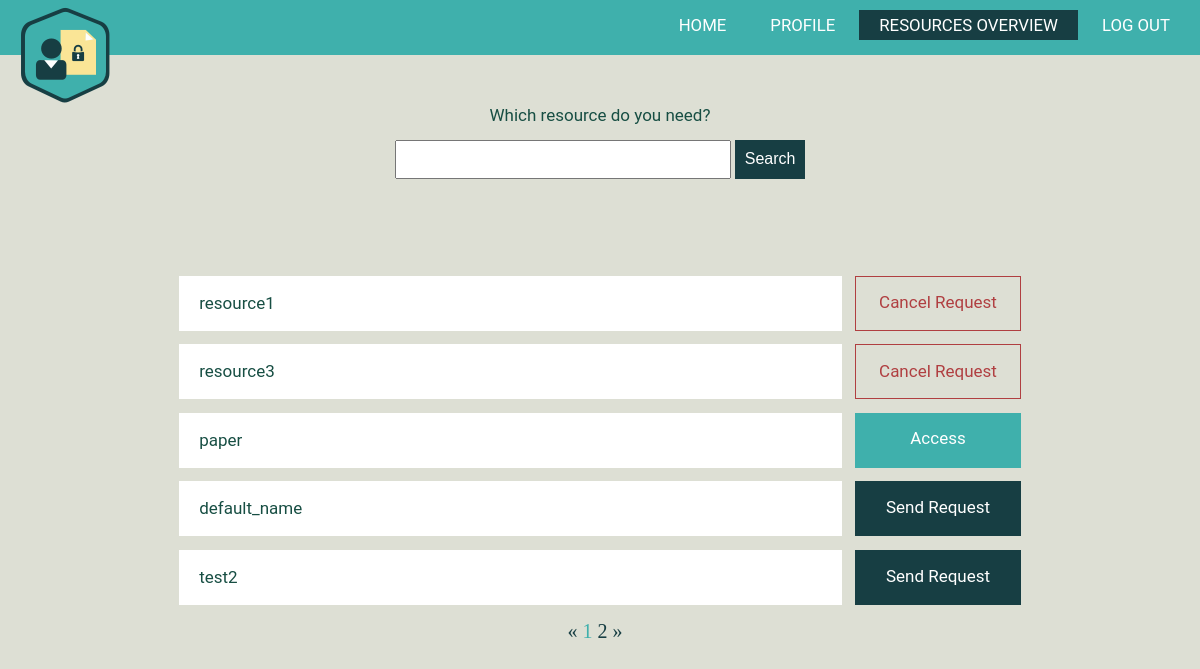
/resources-overview/ (signed in), run on an earlier commit of the app's database.
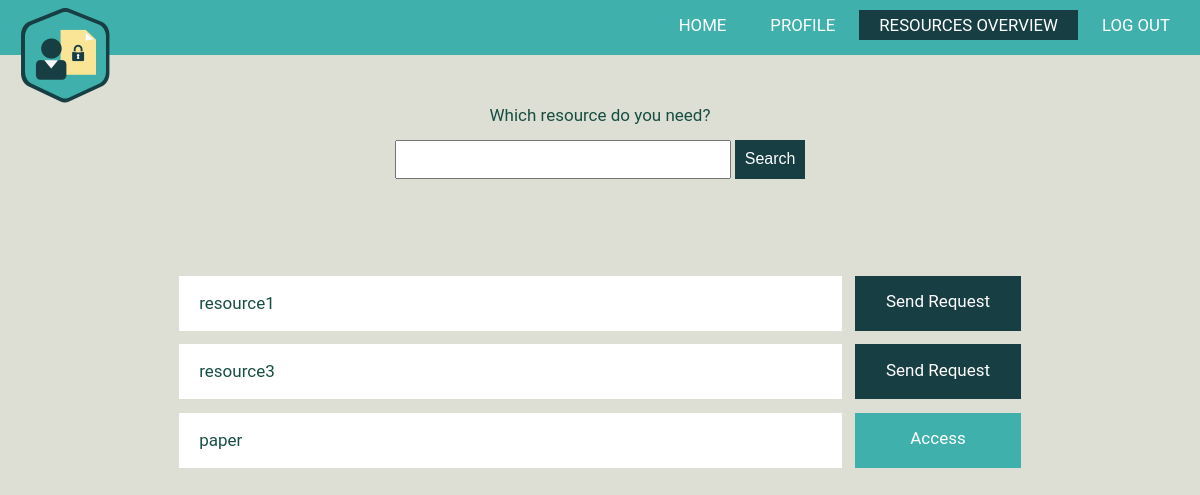
And on a later commit of the database.
### AuthorizationManagement/models.py (models this page shows)
class Resource(models.Model):
    type = models.CharField(max_length=50, default = 'default_type')
    name = models.CharField(max_length=150, default = 'default_name')
    description = models.CharField(max_length=250, default = 'default_description')
    creationDate = models.DateTimeField(default=datetime.now, blank=True)
    readers = models.ManyToManyField(CustomUser, related_name= 'reader')
    owners = models.ManyToManyField(Owner, related_name= 'owner')
    link = models.FileField(upload_to='')

### AuthorizationManagement/views.py (the view)
# urls.py: re_path(r'^resources-overview/$', ResourcesOverview.as_view(), name='resource-overview'),
@method_decorator(login_required, name='dispatch')
class ResourcesOverview(generic.ListView):
    model = Resource.objects.all()
    template_name = 'AuthorizationManagement/resources-overview.html'
    context_object_name = "resources_list"
    paginate_by = 5
    query = ''
    can_access = Resource.objects.none()
    requested_resources = Resource.objects.none()
    def get_queryset(self):
        return self.model
    def get_context_data(self, **kwargs):
        context = super(ResourcesOverview, self).get_context_data(**kwargs)
        context['is_admin'] = self.request.user.is_staff
        context['is_superuser'] = self.request.user.is_superuser
        context['query'] = self.query;
        context['query_pagination_string'] = ''
        context['can_access'] = self.request.user.reader.filter(id__in=self.model)
        context['requested_resources'] = Resource.objects.filter(
            id__in=AccessRequest.objects.filter(sender=self.request.user).values('resource_id'))
        return context

### AuthorizationManagement/templates/AuthorizationManagement/resources-overview.html (shortened to what this page needs)
{% extends "AuthorizationManagement/base.html" %}
{% block overview%}
	class="active";
{% endblock %}
{% block styles %}
	{% load static %}
	<link rel="stylesheet" type="text/css" href="{% static 'AuthorizationManagement/css/info.css' %}" />
	<link rel="stylesheet" type="text/css" href="{% static 'AuthorizationManagement/css/modal_dialog_req.css' %}" />
	<link href="{% static 'AuthorizationManagement/css/resources-overview.css' %}" rel="stylesheet" type="text/css"/>
{% endblock %}
{% block body %}
<div class="search">
	<p>Which resource do you need?</p>
	<form action="/resources-overview/search" method="get">
		<input type="text" name="q" class="search-box">
		<input type="submit" value="Search" class="search-btn">
	</form><br>
        <div class="container">
	{% if resources_list %}
			<div class="results">
	</div>
	        {% for res in resources_list %}
					<a href="#{{res.pk}}" class="resource-name"> {{res.name}} </a>
	           {% if res in can_access or is_admin %}
					       <a href="../resources/{{res.pk}}" class="access-btn"download>Access</a>
			   {% elif res in requested_resources %}
				      <a href="#cancel-request-{{res.pk}}" class="cancel-btn"> Cancel Request </a>
						<br>
				{% else %}
					 <a href="#send-request-{{res.pk}}" class="send-btn"> Send Request </a>
			   {% endif %}
			{% endfor %}
			</div>
 </div>
{% if is_paginated %}
  <ul class="pagination">
    {% if page_obj.has_previous %}
      <li><a href="?{{query_pagination_string}}page={{ page_obj.previous_page_number }}">&laquo;</a></li>
    {% else %}
      <li class="disabled"><span>&laquo;</span></li>
    {% endif %}
    {% for i in paginator.page_range %}
      {% if page_obj.number == i %}
        <li class="active"><span>{{ i }} </span></li>
      {% else %}
        <li><a href="?{{query_pagination_string}}page={{ i }}">{{ i }}</a></li>
      {% endif %}
    {% endfor %}
    {% if page_obj.has_next %}
      <li><a href="?{{query_pagination_string}}page={{ page_obj.next_page_number }}">&raquo;</a></li>
    {% else %}
      <li class="disabled"><span>&raquo;</span></li>
    {% endif %}
  </ul>
{% endif %}
{% else %}
    <p class="no-results">No resources matched your search criteria.</p>
{% endif %}
{% endblock %}

What changed in the data, as far as the page shows it:
removed Resource: name "default_name"
removed Resource: name "test2"
computed for Resource "resource1": text "Cancel Request" → "Send Request"
computed for Resource "resource3": text "Cancel Request" → "Send Request"
Also different on the page:
list line gone: "1"
list line gone: "2"
